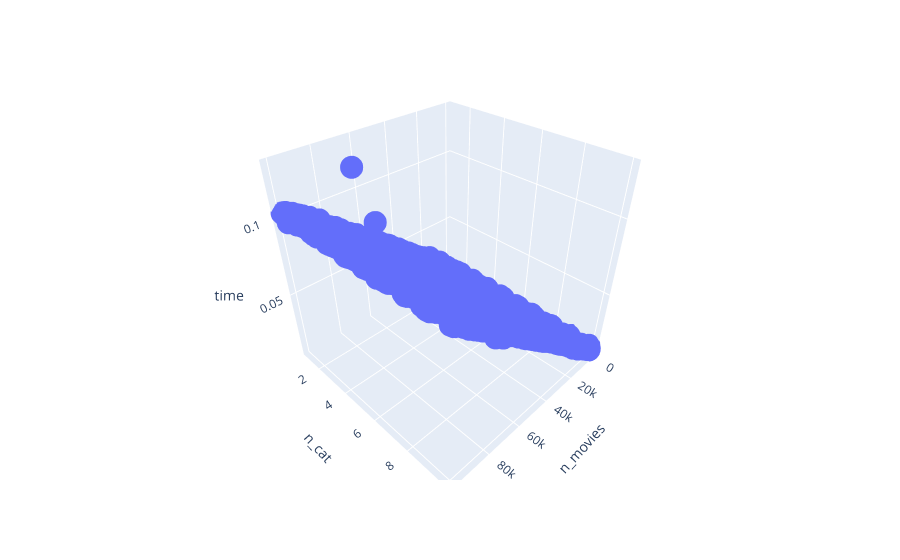

The notebook cell this image was saved under:
### Code cell
# Plot interactive 3d graph of the results
import plotly.express as px
fig = px.scatter_3d(df, x='n_movies', y='n_cat', z='time')
fig.show()

### Figure 1 — Plotly figure (JSON) as saved in the notebook; plotly's stock layout.template omitted (floating-point values rounded to 4 significant figures; data arrays with more than 128 entries replaced by an {"elided": "..."} marker saying what was removed)
{"data": [{"hovertemplate": "n_movies=%{x}<br>n_cat=%{y}<br>time=%{z}<extra></extra>", "legendgroup": "", "marker": {"color": "#636efa", "symbol": "circle"}, "mode": "markers", "name": "", "scene": "scene", "showlegend": false, "type": "scatter3d", "x": {"elided": "10000 int values"}, "y": {"elided": "10000 int values"}, "z": {"elided": "10000 float values"}}], "layout": {"legend": {"tracegroupgap": 0}, "margin": {"t": 60}, "scene": {"domain": {"x": [0, 1], "y": [0, 1]}, "xaxis": {"title": {"text": "n_movies"}}, "yaxis": {"title": {"text": "n_cat"}}, "zaxis": {"title": {"text": "time"}}}}}
